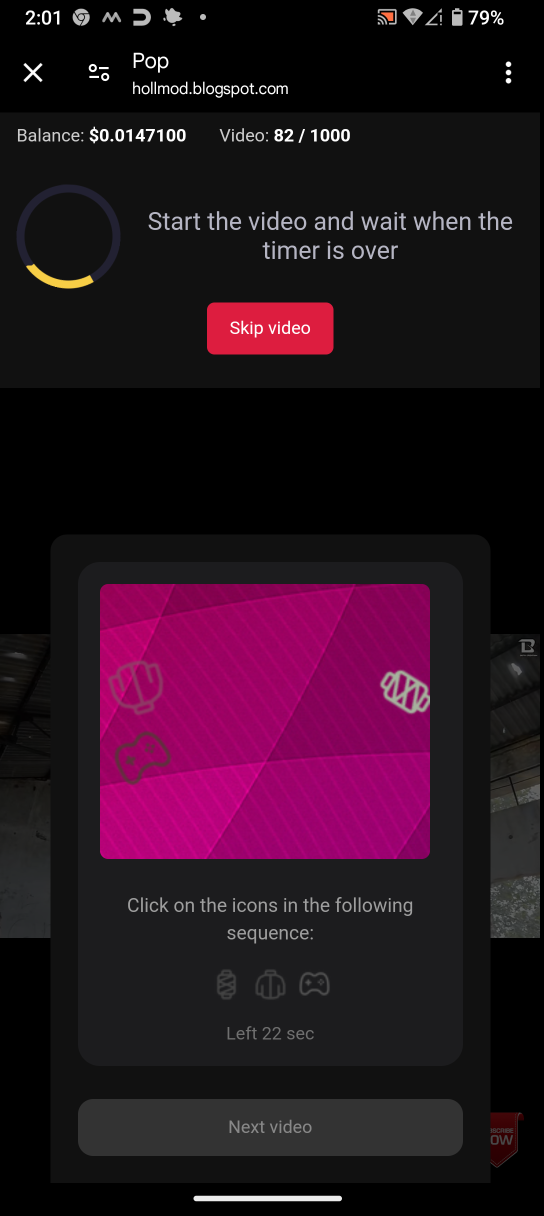
#> input picture screen2.png, 1088 x 2432 px, given in place of screenshot.png, which was not available (shown at 1/2 size)
$ python run.py
#> lines starting #> are read from the running program, lines starting #| are printed output that depends on the picture; pictures that were not available may be replaced by others from this repository, and a replacement may not be noted
### is_captcha_displayed.py
import cv2
import numpy as np

def check_image_contains(subimage_path, main_image_path):
    # メイン画像とサブ画像を読み込む
#> called with subimage_path = 'instruction.png', main_image_path = 'screenshot.png'
    main_img = cv2.imread(main_image_path, cv2.IMREAD_GRAYSCALE)
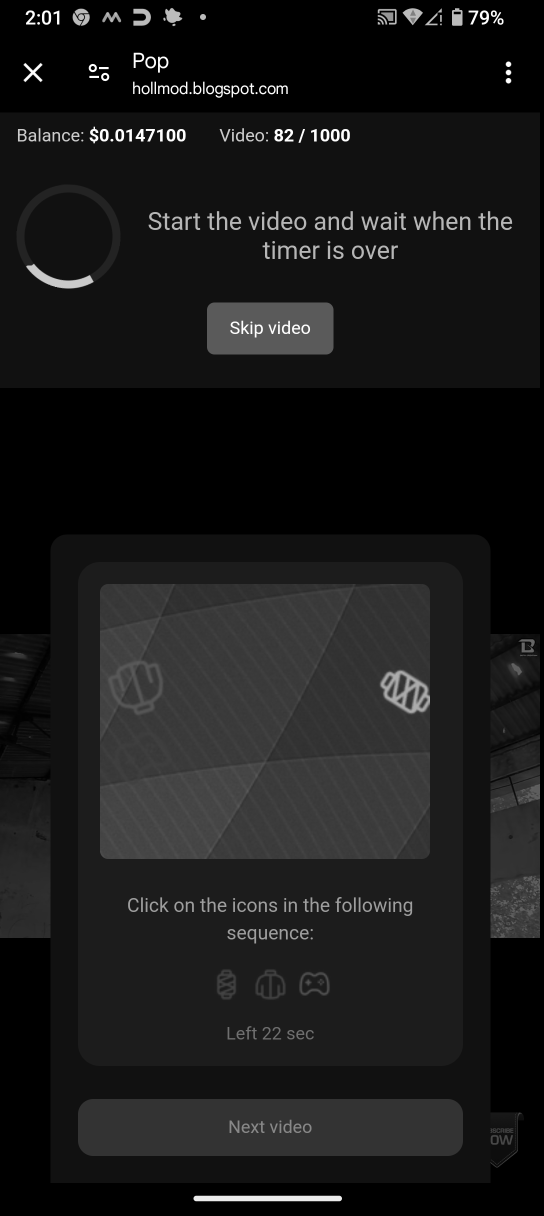
#> main_img: shape (2432, 1088) (shown at 1/2 size); min 0, max 255, mean 25.2
    sub_img = cv2.imread(subimage_path, cv2.IMREAD_GRAYSCALE)
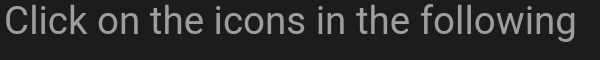
#> input picture instruction.png, 600 x 60 px
#> sub_img: shape (60, 600); min 28, max 158, mean 44.1

    # テンプレートマッチングを使用してサブ画像をメイン画像内で探す
    result = cv2.matchTemplate(main_img, sub_img, cv2.TM_CCOEFF_NORMED)
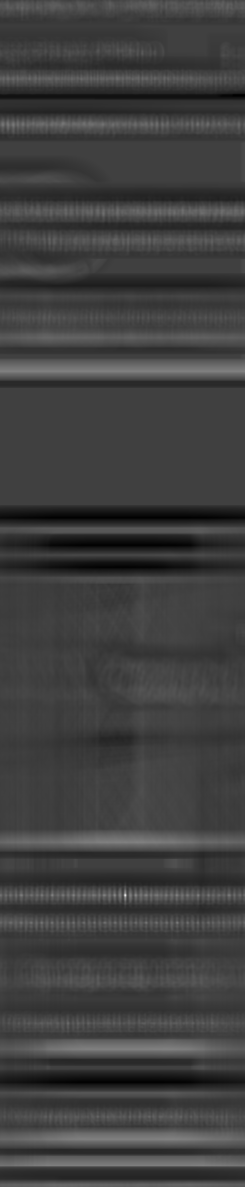
#> result: shape (2373, 489) float32 (shown at 1/2 size); min -0.339, max 1, mean -0.00296; drawn with min black and max white

    # しきい値の設定
    threshold = 0.8
    loc = np.where(result >= threshold)
#> loc = ([1789, 1790, 1790, 1790, 1791], [250, 249, 250, 251, 250])

    # 一致する領域が見つかったかチェック
    if len(loc[0]) > 0:
        # print("Image contains the subimage.")
        return True
    else:
        # print("Image does not contain the subimage.")
        return False

### crop.py
from PIL import Image

def crop_captcha(image_path):
    # 画像をロード
#> called with image_path = 'screenshot.png'
    img = Image.open(image_path)

    # この値は画像によって調整する必要があります。
    # 左上のx座標、左上のy座標、右下のx座標、右下のy座標
    captcha_box = (200, 1160, 863, 1720)  # これは例です。

    # キャプチャ領域を切り出す
    captcha_img = img.crop(captcha_box)
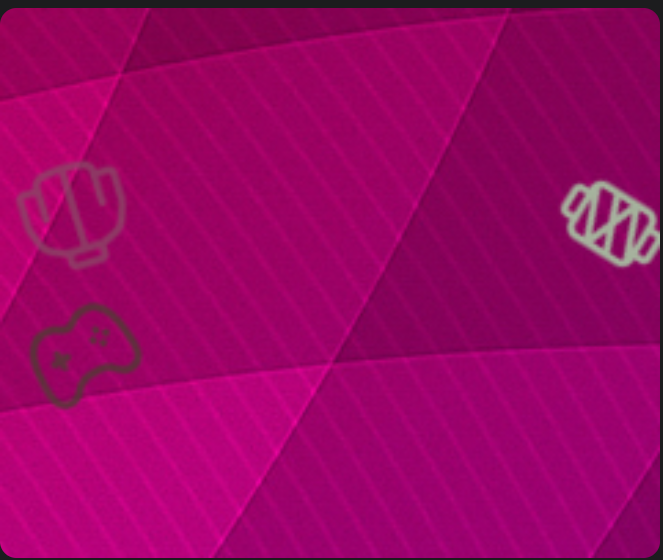
#> captcha_img: PIL image 663x560 RGB; mean R, G, B 153, 4.5, 100.3

    # 切り出した画像を保存
    cropped_path = 'captcha.png'
    captcha_img.save(cropped_path)

    # [7 lines of commented-out code are left out]
    captcha_instruction_box = (400, 1930, 700, 2000)
    captcha_instruction_img = img.crop(captcha_instruction_box)
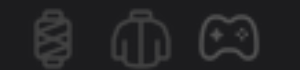
#> captcha_instruction_img: PIL image 300x70 RGB; mean R, G, B 34.9, 34.9, 36.6
    captcha_instruction_path = 'captcha_instruction.png'
    captcha_instruction_img.save(captcha_instruction_path)


    return cropped_path

### screenshot.py
import subprocess

def take_screenshot(vnc_host, vnc_port, vnc_password, screenshot_filename):
    # vncdoコマンドを使用してスクリーンショットを撮る
    command = [
        'vncdo', '-s', f'{vnc_host}::{vnc_port}', '-p', vnc_password, 'capture', screenshot_filename
    ]

    # コマンドを実行
    subprocess.run(command)

### captcha.py
from twocaptcha import TwoCaptcha
import os

def solve_captcha(api_key, captcha_image_path, instruction_image_path, instruction_text):
    # 2Captchaのソルバーを初期化
#> (the run stopped early here; a loop or call above may not have finished)
